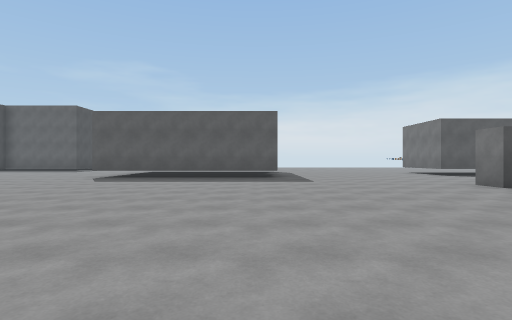
View 1 (above)

22 first-person views from a walk through a Unity game level. The camera is 1.3 m above the floor, looks level and sees 80° across. The floor is counted in squares, 2.46 m on a side. Each view is taken from the middle of a square. On the plan, view 1 faces up. The plan holds only what a view shows up to about 9 squares ahead; the rest is blank. The place goes on beyond the plan. The player character is not drawn. Door leaves are left out, so doorways stand open.

View 2
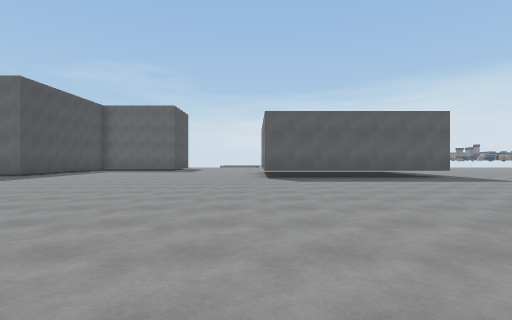

View 3
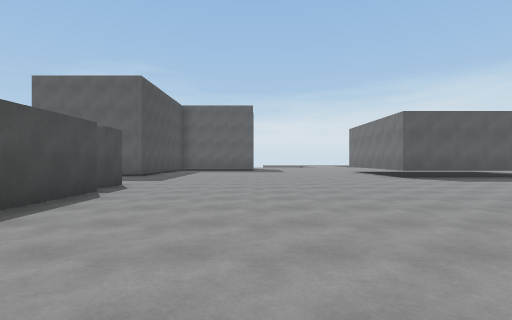

View 4
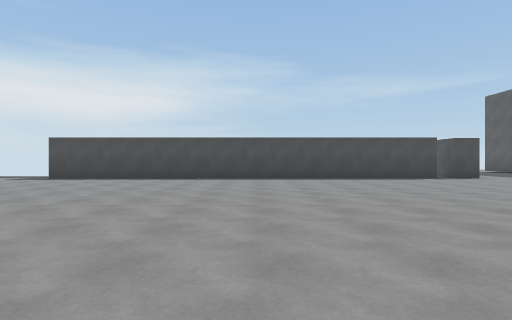

View 5
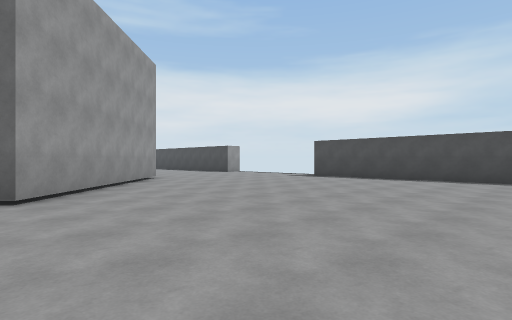

View 6
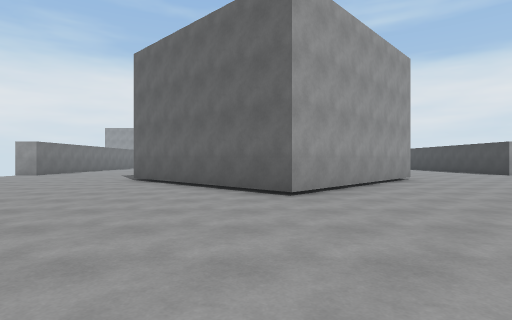

View 7
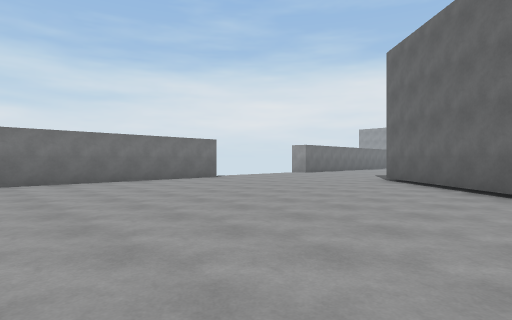

View 8
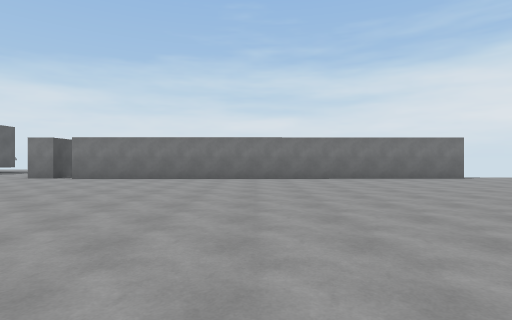

View 9
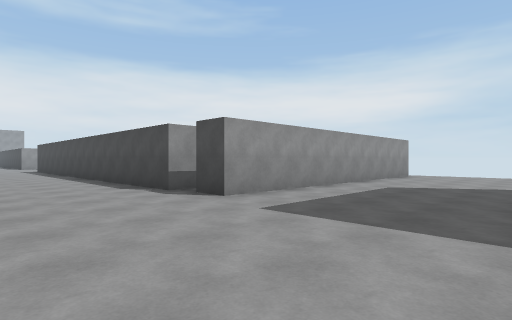

View 10
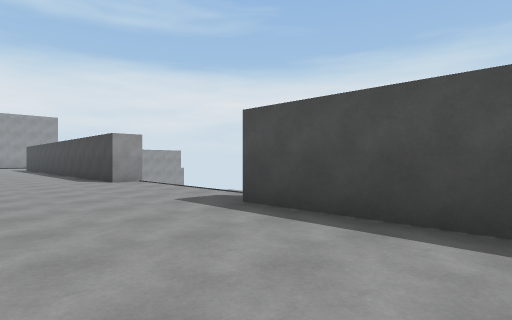

View 11
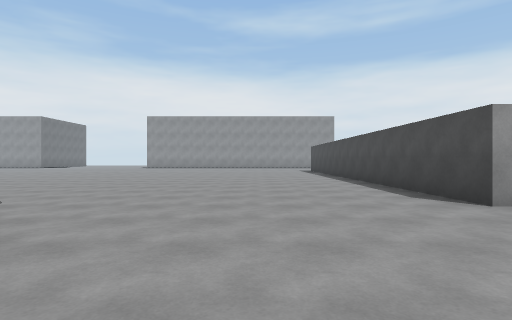

View 12
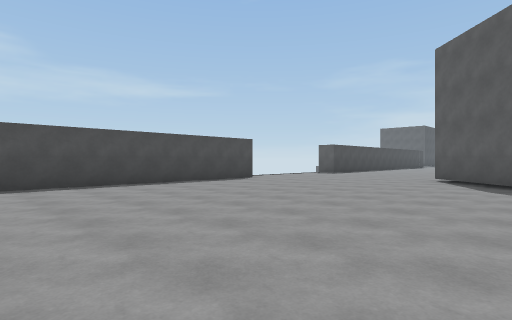

View 13
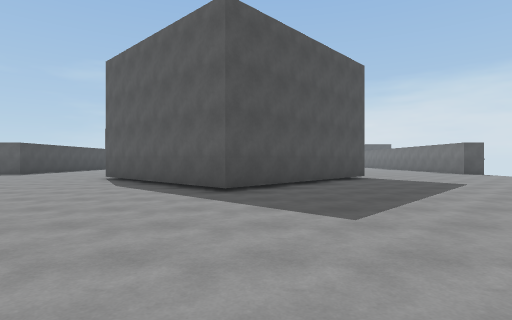

View 14
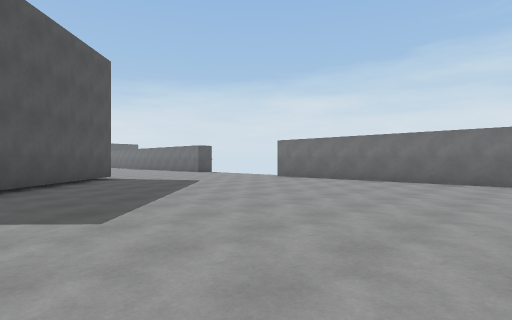

View 15
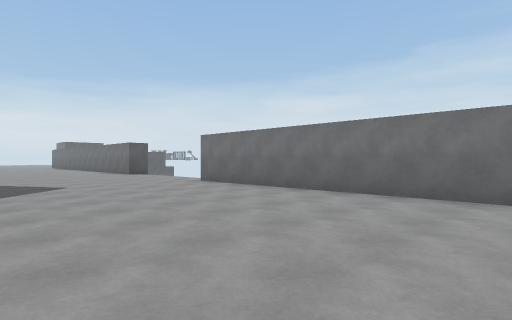

View 16
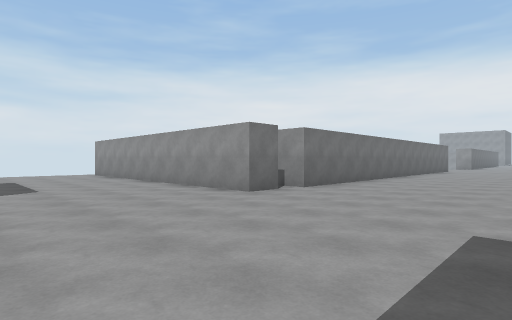

View 17
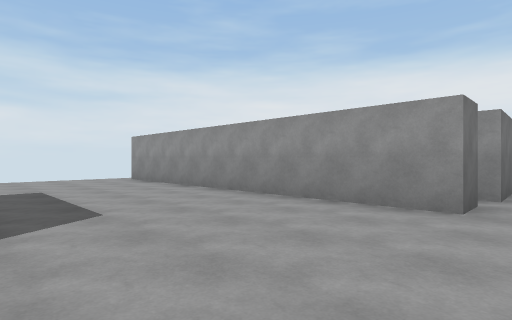

View 18
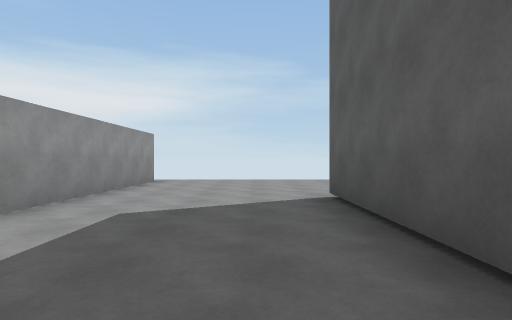

View 19
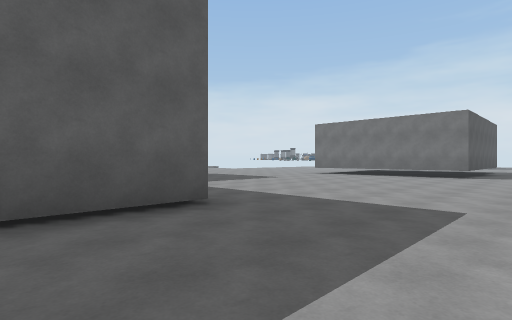

View 20
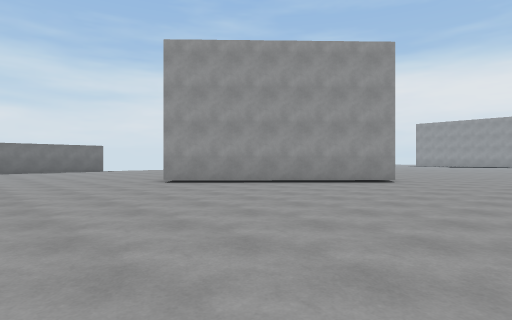

View 21
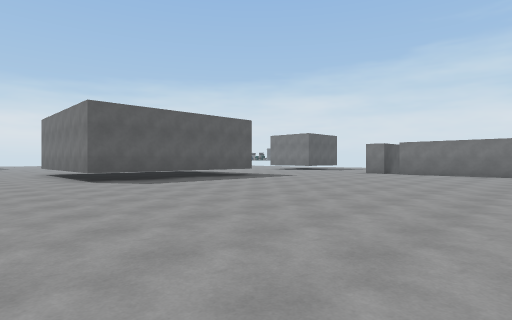

View 22
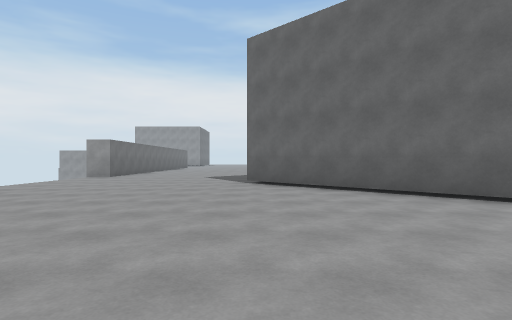

### Floor plan
Points are (right, up) in squares from view 1. A wall is a line through its corners. A room is listed if a view was taken in it or the views show most of it. See-through windows are left out.
Room 1 (views 1, 2, 3, 4, 5, 6, 7, 8, 9, 10, 11, 16, 17, 18, 19, 20, 21, 22)
walls: (0.6, 8.8) (-4.7, 8.8) (-4.7, 10.5); (-11.7, 5) (-11.6, -5.9); (4.6, 5.6) (4.5, 6.5) (12.4, 6.5); (-12.8, 10.1) (-16.4, 10.1); (4.6, -4.4) (4.6, 5.1); (-7.2, -8.4) (-3.5, -4.5) (0.2, -8); (-19.5, 6.5) (-11.7, 6.5) (-11.7, 5.8)
ways out: opening at (-9.6, -7) to room 2; opening at (2.5, -6.5) to room 2
Room 2 (views 12, 13, 14, 15)
walls: (4.6, -5.9) (4.6, -4.4); (0.2, -8) (-3.5, -11.9) (-7.2, -8.4); (4.7, -16.6) (4.6, -10.5); (-12.4, -10.5) (-11.6, -10.5) (-11.6, -16.5)
ways out: opening at (-9.6, -7) to room 1; opening at (2.5, -6.5) to room 1

Positions as (right, up) in squares from view 1, and headings:
1: (0, 0), facing up
2: (-5, 0), facing up
3: (-9, 0), facing up
4: (-3, 0), facing left
5: (-3, 0), facing down-left
6: (-3, 0), facing down
7: (-3, 0), facing down-right
8: (-4, 0), facing right
9: (-9, 10), facing down-left
10: (-9, -3), facing down-left
11: (-9, -7), facing down
12: (-5, -17), facing up-left
13: (-3, -17), facing up
14: (-3, -17), facing up-right
15: (0, -17), facing up-right
16: (1, 10), facing down-right
17: (4, 10), facing down-right
18: (-12, 9), facing left
19: (-15, 7), facing up-right
20: (-10, -1), facing down-right
21: (-7, 1), facing up-right
22: (0, -1), facing down
